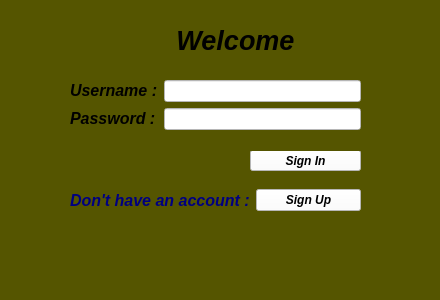
<?xml version="1.0" encoding="UTF-8"?>
<ui version="4.0">
 <class>MainWindow</class>
 <widget class="QMainWindow" name="MainWindow">
  <property name="geometry">
   <rect>
    <x>0</x>
    <y>0</y>
    <width>440</width>
    <height>300</height>
   </rect>
  </property>
  <property name="font">
   <font>
    <italic>true</italic>
    <bold>true</bold>
   </font>
  </property>
  <property name="windowTitle">
   <string>MainWindow</string>
  </property>
  <property name="styleSheet">
   <string notr="true">background-color: rgb(85, 85, 0);</string>
  </property>
  <property name="unifiedTitleAndToolBarOnMac">
   <bool>false</bool>
  </property>
  <widget class="QWidget" name="centralwidget">
   <widget class="QLabel" name="label">
    <property name="geometry">
     <rect>
      <x>120</x>
      <y>20</y>
      <width>231</width>
      <height>41</height>
     </rect>
    </property>
    <property name="font">
     <font>
      <family>Segoe UI</family>
      <pointsize>9</pointsize>
      <italic>true</italic>
      <bold>true</bold>
     </font>
    </property>
    <property name="autoFillBackground">
     <bool>false</bool>
    </property>
    <property name="styleSheet">
     <string notr="true">font: 700 italic 9pt &quot;Segoe UI&quot;;
color: rgb(0, 0, 0);</string>
    </property>
    <property name="text">
     <string>&lt;html&gt;&lt;head/&gt;&lt;body&gt;&lt;p align=&quot;center&quot;&gt;&lt;span style=&quot; font-size:20pt; color:#000000;&quot;&gt;Welcome&lt;/span&gt;&lt;/p&gt;&lt;/body&gt;&lt;/html&gt;</string>
    </property>
   </widget>
   <widget class="QPushButton" name="pushButton">
    <property name="geometry">
     <rect>
      <x>250</x>
      <y>150</y>
      <width>111</width>
      <height>21</height>
     </rect>
    </property>
    <property name="font">
     <font>
      <italic>true</italic>
      <bold>true</bold>
     </font>
    </property>
    <property name="styleSheet">
     <string notr="true">color: rgb(0, 0, 0);
background-color: rgb(255, 255, 255);
border-color: rgb(0, 0, 0);
</string>
    </property>
    <property name="text">
     <string>Sign In</string>
    </property>
   </widget>
   <widget class="QWidget" name="formLayoutWidget">
    <property name="geometry">
     <rect>
      <x>70</x>
      <y>80</y>
      <width>291</width>
      <height>71</height>
     </rect>
    </property>
    <layout class="QFormLayout" name="formLayout">
     <item row="0" column="0">
      <widget class="QLabel" name="label_2">
       <property name="text">
        <string>&lt;html&gt;&lt;head/&gt;&lt;body&gt;&lt;p&gt;&lt;span style=&quot; font-size:12pt; font-weight:700; font-style:italic;&quot;&gt;Username :&lt;/span&gt;&lt;/p&gt;&lt;/body&gt;&lt;/html&gt;</string>
       </property>
      </widget>
     </item>
     <item row="0" column="1">
      <widget class="QLineEdit" name="lineEdit">
       <property name="styleSheet">
        <string notr="true">color: rgb(0, 0, 0);
font: 700 italic 9pt &quot;Segoe UI&quot;;
border-color: rgb(0, 0, 0);
background-color: rgb(255, 255, 255);</string>
       </property>
      </widget>
     </item>
     <item row="1" column="0">
      <widget class="QLabel" name="label_3">
       <property name="text">
        <string>&lt;html&gt;&lt;head/&gt;&lt;body&gt;&lt;p&gt;&lt;span style=&quot; font-size:12pt; font-weight:700; font-style:italic;&quot;&gt;Password :&lt;/span&gt;&lt;/p&gt;&lt;/body&gt;&lt;/html&gt;</string>
       </property>
      </widget>
     </item>
     <item row="1" column="1">
      <widget class="QLineEdit" name="lineEdit_2">
       <property name="styleSheet">
        <string notr="true">background-color: rgb(255, 255, 255);
color: rgb(0, 0, 0);
border-color: rgb(0, 0, 0);
font: 700 italic 9pt &quot;Segoe UI&quot;;</string>
       </property>
      </widget>
     </item>
    </layout>
   </widget>
   <widget class="QWidget" name="horizontalLayoutWidget">
    <property name="geometry">
     <rect>
      <x>70</x>
      <y>180</y>
      <width>291</width>
      <height>41</height>
     </rect>
    </property>
    <layout class="QHBoxLayout" name="horizontalLayout">
     <item>
      <widget class="QLabel" name="label_4">
       <property name="text">
        <string>&lt;html&gt;&lt;head/&gt;&lt;body&gt;&lt;p&gt;&lt;span style=&quot; font-size:12pt; font-weight:700; font-style:italic; color:#00007f;&quot;&gt;Don't have an account :&lt;/span&gt;&lt;/p&gt;&lt;/body&gt;&lt;/html&gt;</string>
       </property>
      </widget>
     </item>
     <item>
      <widget class="QPushButton" name="pushButton_2">
       <property name="font">
        <font>
         <italic>true</italic>
         <bold>true</bold>
        </font>
       </property>
       <property name="styleSheet">
        <string notr="true">color: rgb(0, 0, 0);
background-color: rgb(255, 255, 255);
border-color: rgb(0, 0, 0);</string>
       </property>
       <property name="text">
        <string>Sign Up</string>
       </property>
      </widget>
     </item>
    </layout>
   </widget>
  </widget>
  <widget class="QStatusBar" name="statusbar"/>
 </widget>
 <resources/>
 <connections/>
</ui>
